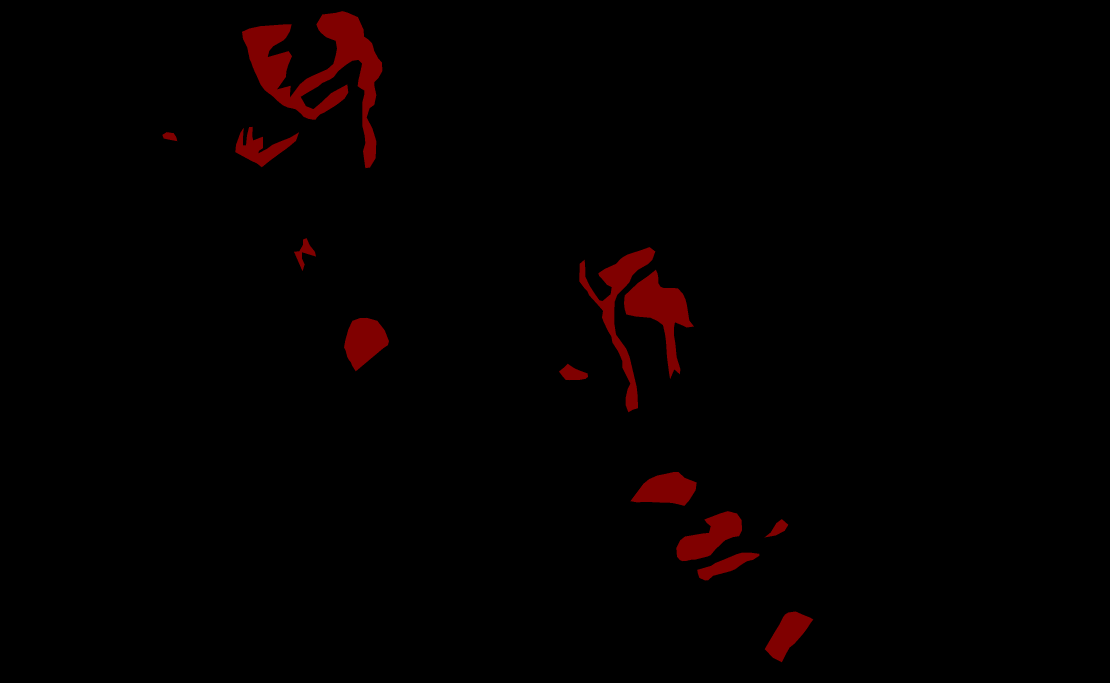
#> input picture Label.png, 3328 x 2048 px, given in place of Image.png, which was not available (shown at 1/3 size)
$ python OpenCvSplitIMG.py
#> lines starting #> are read from the running program, lines starting #| are printed output that depends on the picture; pictures that were not available may be replaced by others from this repository, and a replacement may not be noted
import cv2
import os

img = cv2.imread('Image.png')  # 写image路径，导入
#> img is the input picture: shape (2048, 3328, 3); mean B, G, R 0, 0, 3.5

m = img.shape[0]
#> m = 2048
n = img.shape[1]
#> n = 3328

label = cv2.imread('Label.png')  # 写label路径，导入
x = label.shape[0]
#> x = 2048
y = label.shape[1]
#> y = 3328

print(m, n)
#| 2048 3328
print(x, y)
#| 2048 3328

pic_size = 81  # 切割的图片大小为 80*80
a = m//pic_size  # 切割的横向个数
#> a = 25
b = n//pic_size   # 切割的纵向个数
#> b = 41

img_path = './data/img_split'
label_path = './data/label_split'

if not os.path.exists(img_path):
    os.mkdir(img_path)
if not os.path.exists(label_path):
    os.mkdir(label_path)

name = ''  # 用作图片的名称
for i in range(a):
    row = i*pic_size
    first_two = str(i) if i > 9 else '0'+str(i)

    for j in range(b):
        col = j * pic_size

        last_two = str(j) if j > 9 else '0' + str(j)
        name = first_two + last_two

        split_imgpth = img_path+r'/'+name+'.png'
        split_labelpth = label_path+r'/'+name+'.png'

        split_img = img[row:row+pic_size-1, col:col+pic_size-1]
        split_label = label[row:row+pic_size-1, col:col+pic_size-1]

        cv2.imwrite(split_imgpth, split_img, [int(cv2.IMWRITE_JPEG_QUALITY), 95])
        cv2.imwrite(split_labelpth, split_label, [int(cv2.IMWRITE_JPEG_QUALITY), 95])
        print(name+'finished!')
#> this loop made 25 passes
#> pass 1, `cv2.imwrite(split_imgpth, split_img, [int(cv2.IMWRITE_JPEG_QUALITY), 9..`:
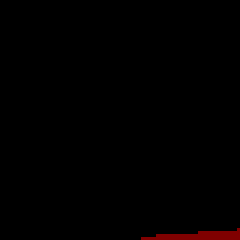
#> saved as 0009.png: shape (80, 80, 3) (shown 3 times larger); mean B, G, R 0, 0, 1.5
#> pass 1, `cv2.imwrite(split_imgpth, split_img, [int(cv2.IMWRITE_JPEG_QUALITY), 9..`:
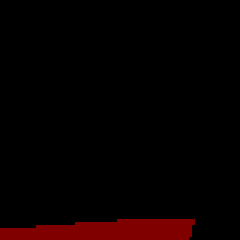
#> saved as 0010.png: shape (80, 80, 3) (shown 3 times larger); mean B, G, R 0, 0, 7.5
#> pass 1, `cv2.imwrite(split_imgpth, split_img, [int(cv2.IMWRITE_JPEG_QUALITY), 9..`:
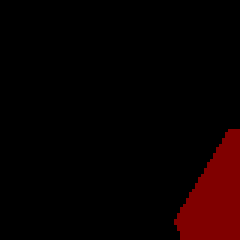
#> saved as 0011.png: shape (80, 80, 3) (shown 3 times larger); mean B, G, R 0, 0, 10.5
